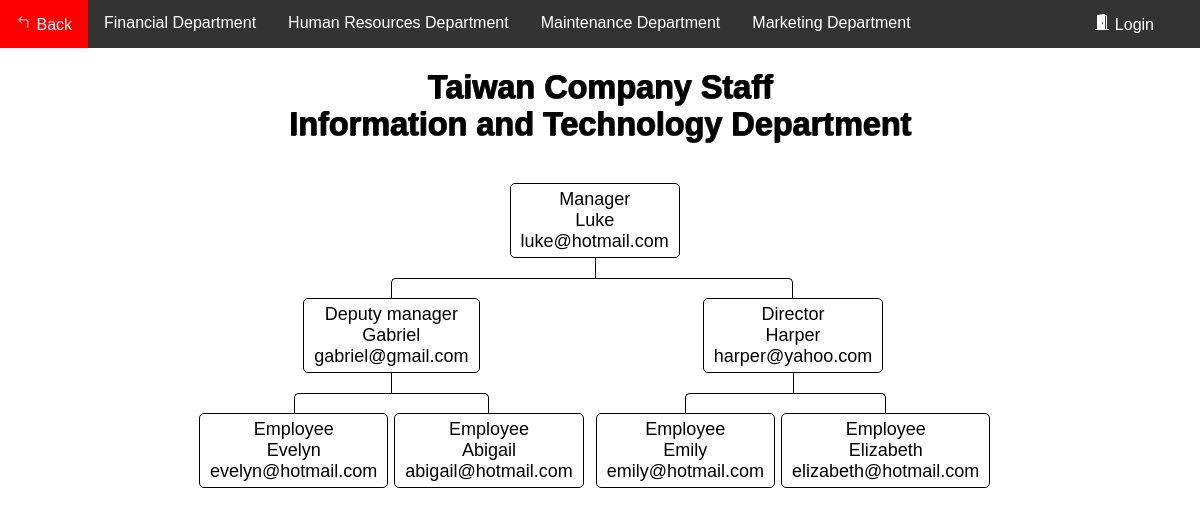
The app's page /Flowchart/flowchart_Tai_IT.php with its own data.
### tables this page shows
CREATE TABLE `department_tai` (
  `ID` double NOT NULL,
  `Name` varchar(100) DEFAULT NULL,
  `email` varchar(100) DEFAULT NULL,
  `department` varchar(100) DEFAULT NULL,
  `Number` varchar(100) DEFAULT NULL,
  `position` varchar(100) DEFAULT NULL
);

### Flowchart/data_Tai.php (called while the page is built, shortened)
<?php
    require_once "config.php";
    $sql = "SELECT * from department_tai where ID ='1029'";
    $result = $link->query($sql);
        if ($result->num_rows > 0) {
            while ($row = $result->fetch_assoc()) {
                $Name1029 = $row['Name'];
                $email1029 = $row['email'];
            }
        }
    $sql = "SELECT * from department_tai where ID ='1030'";
    $result = $link->query($sql);
        if ($result->num_rows > 0) {
            while ($row = $result->fetch_assoc()) {
                $Name1030 = $row['Name'];
                $email1030 = $row['email'];
            }
        }
    $sql = "SELECT * from department_tai where ID ='1031'";
    $result = $link->query($sql);
        if ($result->num_rows > 0) {
            while ($row = $result->fetch_assoc()) {
                $Name1031 = $row['Name'];
                $email1031 = $row['email'];
            }
        }
    $sql = "SELECT * from department_tai where ID ='1032'";
    $result = $link->query($sql);
        if ($result->num_rows > 0) {
            while ($row = $result->fetch_assoc()) {
                $Name1032 = $row['Name'];
                $email1032 = $row['email'];
            }
        }
    $sql = "SELECT * from department_tai where ID ='1033'";
    $result = $link->query($sql);
        if ($result->num_rows > 0) {
            while ($row = $result->fetch_assoc()) {
                $Name1033 = $row['Name'];
                $email1033 = $row['email'];
            }
        }
        $sql = "SELECT * from department_tai where ID ='1034'";
    $result = $link->query($sql);
        if ($result->num_rows > 0) {
            while ($row = $result->fetch_assoc()) {
                $Name1034 = $row['Name'];
                $email1034 = $row['email'];
            }
        }
    $sql = "SELECT * from department_tai where ID ='1035'";
    $result = $link->query($sql);
        if ($result->num_rows > 0) {
            while ($row = $result->fetch_assoc()) {
                $Name1035 = $row['Name'];
                $email1035 = $row['email'];
            }
        }
?>

### Flowchart/flowchart_Tai_IT.php (the view, shortened to what this page needs)
<?php
require_once "data_Tai.php";
?>
<!DOCTYPE html>
<html lang="en">
<head>
	<link rel="stylesheet" href="style.css">
</head>
<body>
<div class="navbar">
            <a href="../HomePages/Home.php">
			 Back</a>
			<a href="flowchart_Tai_F.php">Financial Department</a>
			<a href="flowchart_Tai_HR.php">Human Resources Department</a>
			<a href="flowchart_Tai_M.php">Maintenance Department</a>
			<a href="flowchart_Tai_Ma.php">Marketing Department</a>
			 <?php
                if(isset($_SESSION["loggedin"]) && $_SESSION["loggedin"] === true){
			?>
				<a href="../AccountSystem1/welcome.php" class="a1">
				<svg width="1em" height="1em" viewBox="0 0 16 16" class="bi bi-house-door-fill" fill="currentColor" xmlns="http://www.w3.org/2000/svg">
					<path d="M6.5 10.995V14.5a.5.5 0 0 1-.5.5H2a.5.5 0 0 1-.5-.5v-7a.5.5 0 0 1 .146-.354l6-6a.5.5 0 0 1 .708 0l6 6a.5.5 0 0 1 .146.354v7a.5.5 0 0 1-.5.5h-4a.5.5 0 0 1-.5-.5V11c0-.25-.25-.5-.5-.5H7c-.25 0-.5.25-.5.495z"/>
					<path fill-rule="evenodd" d="M13 2.5V6l-2-2V2.5a.5.5 0 0 1 .5-.5h1a.5.5 0 0 1 .5.5z"/>
				</svg>
				Home</a>
			<?php
                }else{
			?>
				<a href="../AccountSystem1/login.php" class="a1">
				Login</a>
			<?php
                }
            ?>
        </div>
<div>
<div>
	<br>
	<h1>Taiwan Company Staff<br>Information and Technology Department</h1>
	<nav class="nav">
							<ul style="text-align: center;">
								<li>
									<a href="#">Manager<br><?php echo $Name1029; ?><br><?php echo $email1029; ?></a>
										<ul>
											<li>
												<a href="#">Deputy manager<br><?php echo $Name1030; ?><br><?php echo $email1030; ?></a>
													<ul>
														<li>
															<a href="#">Employee<br><?php echo $Name1032; ?><br><?php echo $email1032; ?></a>
																<li>
																	<a href="#">Employee<br><?php echo $Name1033; ?><br><?php echo $email1033; ?></a>
																</li>
														</li>
													</ul>
														<li>
															<a href="#">Director<br><?php echo $Name1031; ?><br><?php echo $email1031; ?></a>
															<ul>
																<li>
																	<a href="#">Employee<br><?php echo $Name1034; ?><br><?php echo $email1034; ?></a>
																	<li>
																		<a href="#">Employee<br><?php echo $Name1035; ?><br><?php echo $email1035; ?></a>
																	</li>
																</li>
															</ul>
														</li>
													</li>
												</ul>
											</li>
										</ul>
	</nav>
</div>
</body>
</html>

### Flowchart/style.css (style rules this page uses)
*, *:before, *:after { -webkit-box-sizing: border-box; -moz-box-sizing: border-box; box-sizing: border-box; }
* { position: relative; margin: 0; padding: 0; border: 0 none; transition: all ease .4s; }
html, body { width: 100%; height: 100%; font-family: 'Fjalla One', sans-serif; font-size: 18px; }
.nav ul { position: relative; padding-top: 20px; }
.nav li { position: relative; padding: 20px 3px 0 3px; float: left; text-align: center; list-style-type: none; }
.nav li::before, .nav li::after { content: ''; position: absolute; top: 0; right: 50%; width: 50%; height: 20px; border-top: 1px solid #000000; }
.nav li::after { left: 50%; right: auto; border-left: 1px solid #000000; }
.nav li:only-child::after, .nav li:only-child::before { content: ''; display: none; }
.nav li:only-child { padding-top: 0; }
.nav li:first-child::before, .nav li:last-child::after { border: 0 none; }
.nav li:last-child::before { border-right: 1px solid #000000; border-radius: 0 5px 0 0; }
.nav li:first-child::after { border-radius: 5px 0 0 0; }
.nav ul ul::before { content: ''; position: absolute; top: 0; left: 50%; border-left: 1px solid #000000; width: 0; height: 20px; }
.nav li a { display: inline-block; padding: 5px 10px; border-radius: 5px; border: 1px solid #000000; text-decoration: none; color: #000000; font-family: arial, verdana, tahoma; font-size: 18px; }
.navbar { overflow: hidden; background-color: #333; font-family: Arial, Helvetica, sans-serif; }
.navbar a { float: left; font-size: 16px; color: white; text-align: center; padding: 14px 16px; text-decoration: none; }
.a1 { position: absolute; right: 30px; }

### Flowchart/flowchart_Tai_IT.php (style rules this page uses)
h1 { color: #000000; text-align: center; font-size: 1.8rem; text-shadow: rgba(0,0,0,0.6) 1px 0, rgba(0,0,0,0.6) 1px 0, rgba(0,0,0,0.6) 0 1px, rgba(0,0,0,0.6) 0 1px; }
.nav { margin: 20px auto; width: 820px; min-height: auto; text-align: center; }

### records on screen
department_tai: Name "Luke", email "luke@hotmail.com"
department_tai: Name "Gabriel", email "gabriel@gmail.com"
department_tai: Name "Evelyn", email "evelyn@hotmail.com"
department_tai: Name "Abigail", email "abigail@hotmail.com"
department_tai: Name "Harper", email "harper@yahoo.com"
department_tai: Name "Emily", email "emily@hotmail.com"
department_tai: Name "Elizabeth", email "elizabeth@hotmail.com"
